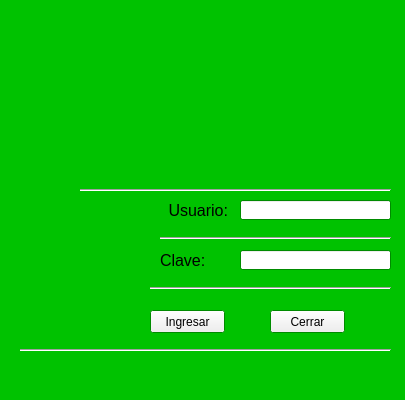
<?xml version="1.0" encoding="UTF-8"?>
<ui version="4.0">
 <class>inicio_session</class>
 <widget class="QWidget" name="inicio_session">
  <property name="geometry">
   <rect>
    <x>0</x>
    <y>0</y>
    <width>405</width>
    <height>400</height>
   </rect>
  </property>
  <property name="sizePolicy">
   <sizepolicy hsizetype="Minimum" vsizetype="Minimum">
    <horstretch>0</horstretch>
    <verstretch>0</verstretch>
   </sizepolicy>
  </property>
  <property name="maximumSize">
   <size>
    <width>405</width>
    <height>400</height>
   </size>
  </property>
  <property name="palette">
   <palette>
    <active>
     <colorrole role="Base">
      <brush brushstyle="SolidPattern">
       <color alpha="255">
        <red>255</red>
        <green>255</green>
        <blue>255</blue>
       </color>
      </brush>
     </colorrole>
     <colorrole role="Window">
      <brush brushstyle="SolidPattern">
       <color alpha="255">
        <red>0</red>
        <green>194</green>
        <blue>0</blue>
       </color>
      </brush>
     </colorrole>
    </active>
    <inactive>
     <colorrole role="Base">
      <brush brushstyle="SolidPattern">
       <color alpha="255">
        <red>255</red>
        <green>255</green>
        <blue>255</blue>
       </color>
      </brush>
     </colorrole>
     <colorrole role="Window">
      <brush brushstyle="SolidPattern">
       <color alpha="255">
        <red>0</red>
        <green>194</green>
        <blue>0</blue>
       </color>
      </brush>
     </colorrole>
    </inactive>
    <disabled>
     <colorrole role="Base">
      <brush brushstyle="SolidPattern">
       <color alpha="255">
        <red>0</red>
        <green>194</green>
        <blue>0</blue>
       </color>
      </brush>
     </colorrole>
     <colorrole role="Window">
      <brush brushstyle="SolidPattern">
       <color alpha="255">
        <red>0</red>
        <green>194</green>
        <blue>0</blue>
       </color>
      </brush>
     </colorrole>
    </disabled>
   </palette>
  </property>
  <property name="windowTitle">
   <string>Inicio de sesión</string>
  </property>
  <property name="windowIcon">
   <iconset>
    <normaloff>../Resources/pizza_slice_256.png</normaloff>../Resources/pizza_slice_256.png</iconset>
  </property>
  <property name="autoFillBackground">
   <bool>true</bool>
  </property>
  <property name="hide" stdset="0">
   <string>no</string>
  </property>
  <widget class="QPushButton" name="boton_ingreso">
   <property name="geometry">
    <rect>
     <x>150</x>
     <y>310</y>
     <width>75</width>
     <height>23</height>
    </rect>
   </property>
   <property name="text">
    <string>Ingresar</string>
   </property>
  </widget>
  <widget class="QLabel" name="usuario_label">
   <property name="geometry">
    <rect>
     <x>160</x>
     <y>200</y>
     <width>81</width>
     <height>21</height>
    </rect>
   </property>
   <property name="font">
    <font>
     <pointsize>14</pointsize>
    </font>
   </property>
   <property name="text">
    <string>&lt;html&gt;&lt;head/&gt;&lt;body&gt;&lt;p align=&quot;center&quot;&gt;&lt;span style=&quot; font-size:12pt;&quot;&gt;Usuario: &lt;/span&gt;&lt;/p&gt;&lt;/body&gt;&lt;/html&gt;</string>
   </property>
  </widget>
  <widget class="QLabel" name="clave_label">
   <property name="geometry">
    <rect>
     <x>160</x>
     <y>250</y>
     <width>61</width>
     <height>21</height>
    </rect>
   </property>
   <property name="font">
    <font>
     <pointsize>14</pointsize>
    </font>
   </property>
   <property name="text">
    <string>&lt;html&gt;&lt;head/&gt;&lt;body&gt;&lt;p&gt;&lt;span style=&quot; font-size:12pt;&quot;&gt;Clave:&lt;/span&gt;&lt;/p&gt;&lt;/body&gt;&lt;/html&gt;</string>
   </property>
  </widget>
  <widget class="QLabel" name="label">
   <property name="geometry">
    <rect>
     <x>10</x>
     <y>20</y>
     <width>405</width>
     <height>151</height>
    </rect>
   </property>
   <property name="maximumSize">
    <size>
     <width>405</width>
     <height>16777215</height>
    </size>
   </property>
   <property name="text">
    <string/>
   </property>
   <property name="textFormat">
    <enum>Qt::AutoText</enum>
   </property>
   <property name="pixmap">
    <pixmap>../Resources/logooo.png</pixmap>
   </property>
   <property name="scaledContents">
    <bool>true</bool>
   </property>
  </widget>
  <widget class="QPushButton" name="boton_cerrar">
   <property name="geometry">
    <rect>
     <x>270</x>
     <y>310</y>
     <width>75</width>
     <height>23</height>
    </rect>
   </property>
   <property name="text">
    <string>Cerrar</string>
   </property>
  </widget>
  <widget class="QLabel" name="label_2">
   <property name="geometry">
    <rect>
     <x>10</x>
     <y>180</y>
     <width>131</width>
     <height>151</height>
    </rect>
   </property>
   <property name="text">
    <string/>
   </property>
   <property name="pixmap">
    <pixmap>../Resources/pizza_PNG7143.png</pixmap>
   </property>
   <property name="scaledContents">
    <bool>true</bool>
   </property>
  </widget>
  <widget class="Line" name="line">
   <property name="geometry">
    <rect>
     <x>160</x>
     <y>230</y>
     <width>231</width>
     <height>16</height>
    </rect>
   </property>
   <property name="orientation">
    <enum>Qt::Horizontal</enum>
   </property>
  </widget>
  <widget class="Line" name="line_2">
   <property name="geometry">
    <rect>
     <x>150</x>
     <y>280</y>
     <width>241</width>
     <height>16</height>
    </rect>
   </property>
   <property name="orientation">
    <enum>Qt::Horizontal</enum>
   </property>
  </widget>
  <widget class="Line" name="line_3">
   <property name="geometry">
    <rect>
     <x>80</x>
     <y>180</y>
     <width>311</width>
     <height>20</height>
    </rect>
   </property>
   <property name="orientation">
    <enum>Qt::Horizontal</enum>
   </property>
  </widget>
  <widget class="Line" name="line_4">
   <property name="geometry">
    <rect>
     <x>20</x>
     <y>340</y>
     <width>371</width>
     <height>20</height>
    </rect>
   </property>
   <property name="orientation">
    <enum>Qt::Horizontal</enum>
   </property>
  </widget>
  <widget class="QLineEdit" name="clave_input">
   <property name="geometry">
    <rect>
     <x>240</x>
     <y>250</y>
     <width>151</width>
     <height>20</height>
    </rect>
   </property>
   <property name="echoMode">
    <enum>QLineEdit::Password</enum>
   </property>
  </widget>
  <widget class="QLabel" name="Error_label">
   <property name="geometry">
    <rect>
     <x>140</x>
     <y>170</y>
     <width>181</width>
     <height>16</height>
    </rect>
   </property>
   <property name="styleSheet">
    <string notr="true">font: 8pt &quot;MS Shell Dlg 2&quot;;
color: rgb(255, 0, 0);</string>
   </property>
   <property name="text">
    <string/>
   </property>
  </widget>
  <widget class="QLineEdit" name="usuario_input">
   <property name="geometry">
    <rect>
     <x>240</x>
     <y>200</y>
     <width>151</width>
     <height>20</height>
    </rect>
   </property>
  </widget>
 </widget>
 <tabstops>
  <tabstop>usuario_input</tabstop>
  <tabstop>clave_input</tabstop>
  <tabstop>boton_ingreso</tabstop>
  <tabstop>boton_cerrar</tabstop>
 </tabstops>
 <resources/>
 <connections/>
</ui>
